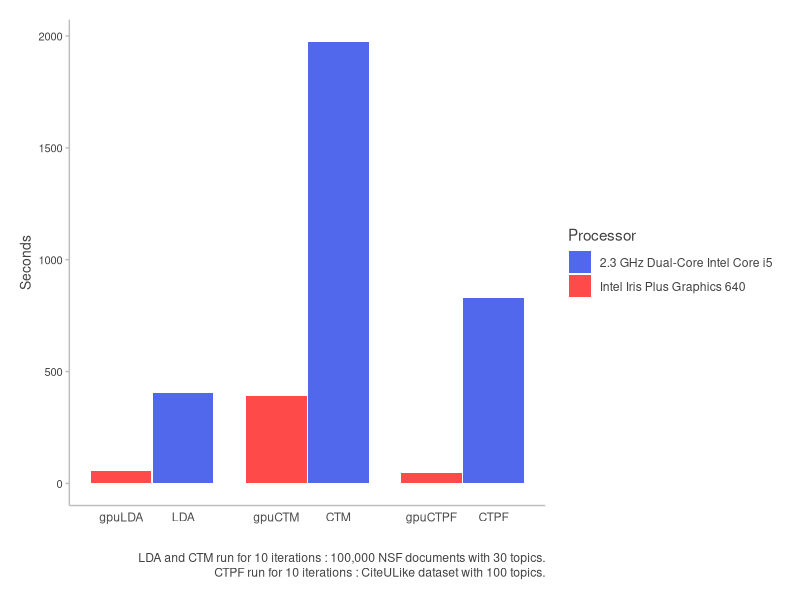

Reproduce this figure in R. (Note: this script raises an error after producing the figure.)
library(ggplot2)

# 12 x 8
df = data.frame(x=c(1,2,3.5,4.5,6,7), label=c('gpuLDA', 'LDA', 'gpuCTM', 'CTM', 'gpuCTPF', 'CTPF'), Seconds=c(55, 404, 392, 1974, 48, 831), Processor=rep(c('Intel Iris Plus Graphics 640', '2.3 GHz Dual-Core Intel Core i5'), 3))
p = ggplot(df, aes(x=x, y=Seconds, fill=Processor)) +
    geom_bar(stat='identity', width=0.975) +
    #scale_y_log10() +
    scale_fill_manual(values=c('#5168ed', '#ff4a4a')) +
    scale_x_continuous(breaks=df$x, label=df$label) +
    scale_y_continuous(breaks=c(0,500,1000,1500,2000)) +
    theme(axis.title.x=element_blank(), axis.line.x=element_line(color='grey'), axis.ticks.x=element_blank()) +
    theme(axis.title.y=element_text(color='#424242', size=10), axis.line.y=element_line(color='grey'), axis.text.y=element_text(color='#424242', size=8), axis.ticks.y=element_line(color='grey')) +
    theme(legend.title=element_text(color='#424242'), legend.text=element_text(color='#424242')) +
    theme(plot.background=element_rect(fill='white', color=NA), panel.background=element_rect(fill='white'), panel.grid.major=element_blank(), panel.grid.minor=element_blank()) +
    theme(plot.caption=element_text(color='#424242', hjust=1, vjust=-6, lineheight=0.5)) +
    theme(plot.margin=unit(c(0.5,0.5,1.05,0.5), 'cm')) +
    labs(caption="LDA and CTM run for 10 iterations : 100,000 NSF documents with 30 topics.\n\nCTPF run for 10 iterations : CiteULike dataset with 100 topics.")
p

df = data.frame(p=1-x)

p = ggplot(df, aes(x=p))+
    geom_histogram(color="white", fill="#5168ed", bins=50) +
    scale_x_continuous(breaks=0:10/10) +
    scale_y_continuous(breaks=c(0,1000,2000,3000,4000,5000)) +
    theme(axis.title.x=element_text(color='#424242', size=10), axis.line.x=element_line(color='grey'), axis.text.x=element_text(color='#424242', size=8), axis.ticks.x=element_line(color='grey')) +
    theme(axis.title.y=element_text(color='#424242', size=10), axis.line.y=element_line(color='grey'), axis.text.y=element_text(color='#424242', size=8), axis.ticks.y=element_line(color='grey')) +
    theme(legend.title=element_text(color='#424242'), legend.text=element_text(color='#424242')) +
    xlab("\nCiteULike Science Article Database : Collaborative topic Poisson factorization model with 100 topics.") +
    ylab("Documents") +
    theme(plot.background=element_rect(fill='white', color=NA), panel.background=element_rect(fill='white'), panel.grid.major=element_blank(), panel.grid.minor=element_blank())

p


